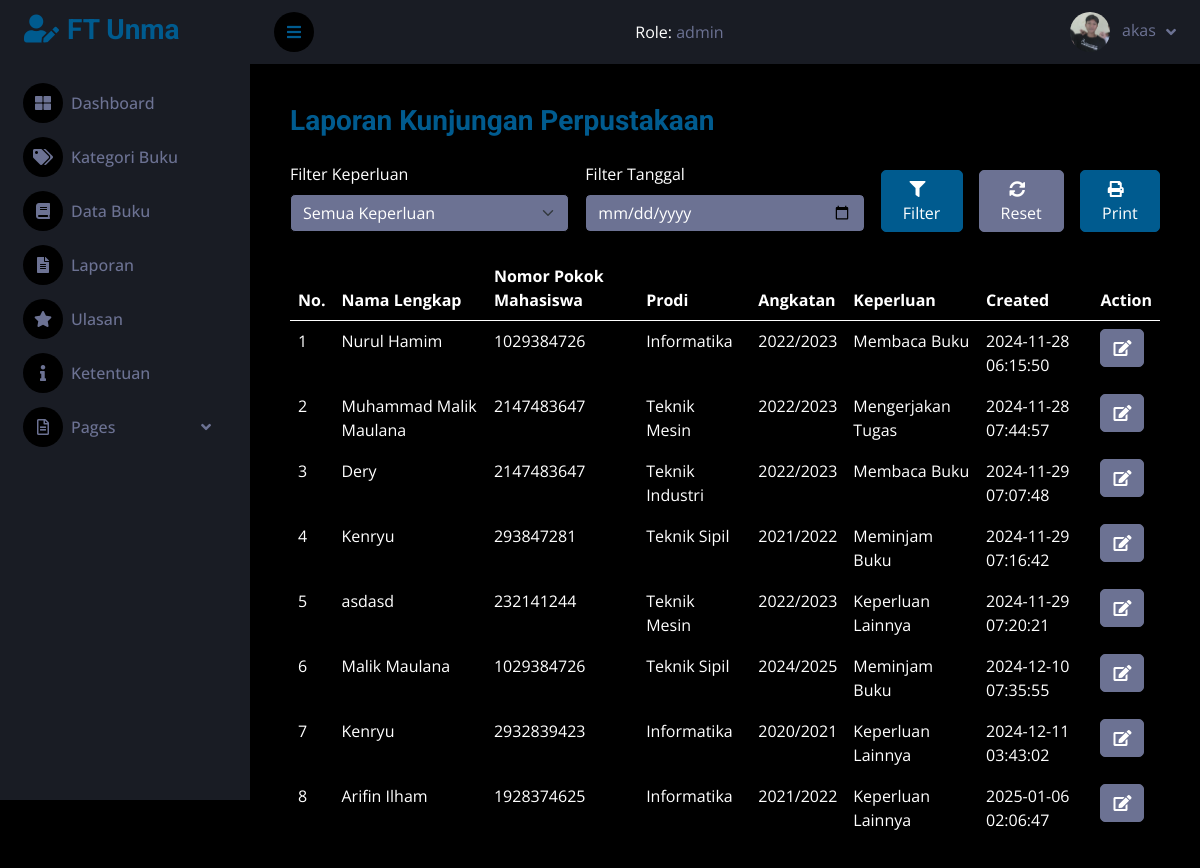
/dashboard/daftar_kunjungan.php (signed in), run on the app's committed database.
### tables this page shows
CREATE TABLE `user` (
  `UserID` int(11) NOT NULL,
  `Username` varchar(255) NOT NULL,
  `Password` varchar(255) NOT NULL,
  `NPM` int(11) NOT NULL,
  `Email` varchar(255) NOT NULL,
  `NamaLengkap` varchar(255) NOT NULL,
  `Alamat` text NOT NULL,
  `Role` enum('user','petugas','admin') DEFAULT 'user',
  `status` enum('unactive','active') DEFAULT 'unactive',
  `Gambar` varchar(255) DEFAULT NULL,
  `created_at` datetime NOT NULL DEFAULT current_timestamp()
);

CREATE TABLE `daftar_hadir` (
  `id` int(11) NOT NULL,
  `NPM` varchar(11) NOT NULL,
  `NamaLengkap` varchar(255) NOT NULL,
  `Prodi` enum('Informatika','Teknik Sipil','Teknik Mesin','Teknik Industri') NOT NULL,
  `Angkatan` enum('2020/2021','2021/2022','2022/2023','2023/2024','2024/2025') NOT NULL,
  `Keperluan` enum('Membaca Buku','Meminjam Buku','Mengerjakan Tugas','Keperluan Lainnya') NOT NULL,
  `TimeStamp` timestamp NOT NULL DEFAULT current_timestamp()
);

### dashboard/get_gambar.php (called while the page is built)
<?php
if (isset($_SESSION['username'])) {
    $username = $_SESSION['username'];
    $sql = mysqli_query($conn, "SELECT * FROM user WHERE Username='$username'");
    $data = mysqli_fetch_array($sql);
}
?>

### dashboard/daftar_kunjungan.php (the view, shortened to what this page needs)
<?php
include "../koneksi.php";
include "get_gambar.php";
$filter_keperluan = isset($_POST['filter_keperluan']) ? $_POST['filter_keperluan'] : '';
$filter_tanggal = isset($_POST['filter_tanggal']) ? $_POST['filter_tanggal'] : '';
$query = "SELECT * FROM daftar_hadir WHERE 1";
$sql = mysqli_query($conn, $query);
$count = mysqli_num_rows($sql);
?>
<!DOCTYPE html>
<html lang="en">
<head>
    <link href="https://cdnjs.cloudflare.com/ajax/libs/font-awesome/5.10.0/css/all.min.css" rel="stylesheet">
    <link href="https://cdn.jsdelivr.net/npm/bootstrap-icons@1.4.1/font/bootstrap-icons.css" rel="stylesheet">
    <link href="lib/owlcarousel/assets/owl.carousel.min.css" rel="stylesheet">
    <link href="lib/tempusdominus/css/tempusdominus-bootstrap-4.min.css" rel="stylesheet" />
    <link href="css/bootstrap.min.css?version=1.2" rel="stylesheet">
    <link href="css/style.css?version=1.1" rel="stylesheet">
</head>
<body>
    <div class="container-fluid position-relative d-flex p-0">
        <?php require "sidebar.php"; ?>
        <div class="content">
            <?php require "navbar.php"; ?>
            <div class="container-fluid pt-4 px-4 text-white">
                <div class="card-body">
                    <h3 class="text-primary mb-4">Laporan Kunjungan Perpustakaan</h3>
                    <form action="" method="POST" class="row g-3 mb-4">
                        <div class="col-md-4">
                            <label for="filter_keperluan" class="form-label">Filter Keperluan</label>
                            <select name="filter_keperluan" id="filter_keperluan" class="form-select text-white bg-light">
                                <option value="">Semua Keperluan</option>
                            </select>
                        </div>
                        <div class="col-md-4">
                            <label for="filter_tanggal" class="form-label">Filter Tanggal</label>
                            <input type="date" name="filter_tanggal" id="filter_tanggal" class="form-control text-white bg-light" value="<?= $filter_tanggal ?>">
                        </div>
                        <div class="col-md-4 d-flex align-items-end">
                            <button type="submit" class="btn btn-primary me-3"><i class="fas fa-filter me-2"></i>Filter</button>
                            <a href="daftar_kunjungan.php" class="btn btn-light me-3"><i class="fas fa-sync-alt me-2"></i>Reset</a>
                            <a href="cetak_kunjungan.php?filter_keperluan=<?= $filter_keperluan ?>&filter_tanggal=<?= $filter_tanggal ?>" class="btn btn-primary">
                                <i class="fas fa-print me-2"></i>Print
                            </a>
                        </div>
                    </form>
                    <div class="table-responsive">
                        <table class="table table-striped table-hover text-white">
                            <thead>
                                <tr>
                                    <th>No.</th>
                                    <th>Nama Lengkap</th>
                                    <th>Nomor Pokok Mahasiswa</th>
                                    <th>Prodi</th>
                                    <th>Angkatan</th>
                                    <th>Keperluan</th>
                                    <th>Created</th>
                                    <th>Action</th>
                                </tr>
                            </thead>
                            <tbody>
                                <?php
                                if ($count == 0) {
                                ?>
                                    <tr>
                                        <td colspan="8" class="text-center">Tidak ada data kunjungan!</td>
                                    </tr>
                                    <?php
                                } else {
                                    $jumlah = 1;
                                    while ($data = $sql->fetch_assoc()) {
                                    ?>
                                        <tr class="text-white">
                                            <td><?= $jumlah; ?></td>
                                            <td><?= $data['NamaLengkap']; ?></td>
                                            <td><?= $data['NPM']; ?></td>
                                            <td><?= $data['Prodi']; ?></td>
                                            <td><?= $data['Angkatan']; ?></td>
                                            <td><?= $data['Keperluan']; ?></td>
                                            <td><?= $data['TimeStamp']; ?></td>
                                            <td>
                                                <a href="daftar_detail.php?id=<?= $data['id']; ?>" class="btn btn-light"><i class="fas fa-edit"></i></a>
                                            </td>
                                        </tr>
                                <?php
                                        $jumlah++;
                                    }
                                }
                                ?>
                            </tbody>
                        </table>
                    </div>
                </div>
            </div>
        </div>
    </div>
</body>
</html>

### dashboard/navbar.php (shortened to what this page needs)
<nav class="navbar navbar-expand bg-secondary navbar-dark sticky-top px-4 py-0">
    <a href="#" class="sidebar-toggler flex-shrink-0">
        <i class="fa fa-bars"></i>
    </a>
    <div class="nav-item ms-auto">
        <span style="color: white;">Role: </span>
        <span><?php echo $_SESSION['user']['role'] ?></span>
    </div>
    <div class="navbar-nav align-items-center ms-auto">
        <div class="nav-item dropdown">
            <a href="#" class="nav-link dropdown-toggle" data-bs-toggle="dropdown">
                <?php if (isset($data['Gambar'])): ?>
                    <img class="rounded-circle me-lg-2" src="img/<?php echo htmlspecialchars($data['Gambar']); ?>" alt="" style="width: 40px; height: 40px;">
                <?php else: ?>
                    <img class="rounded-circle me-lg-2" src="img/default.jpg" alt="" style="width: 40px; height: 40px;">
                <?php endif; ?>
                <span class="d-none d-lg-inline-flex"><?php echo htmlspecialchars($_SESSION['username']); ?></span>
            </a>
        </div>
    </div>
</nav>

### dashboard/css/style.css (style rules this page uses)
:root { --primary: #005b8f; --secondary: #191C24; --light: #6C7293; --dark: #000000; }
.btn { transition: .5s; }
.content { margin-left: 250px; min-height: 100vh; background: var(--dark); transition: 0.5s; }
@media (min-width: 992px) { .content { width: calc(100% - 250px); } }
.content .navbar .navbar-nav .nav-link { margin-left: 25px; padding: 12px 0; color: var(--light); outline: none; }
.content .navbar .sidebar-toggler, .content .navbar .navbar-nav .nav-link i { width: 40px; height: 40px; display: inline-flex; align-items: center; justify-content: center; background: var(--dark); border-radius: 40px; }
.content .navbar .dropdown-toggle::after { margin-left: 6px; vertical-align: middle; border: none; content: "\f107"; font-family: "Font Awesome 5 Free"; font-weight: 900; transition: .5s; }

### data on the page
user: Gambar (picture)
daftar_hadir: NamaLengkap "Nurul Hamim", NPM "1029384726", Prodi "Informatika", Angkatan "2022/2023", Keperluan "Membaca Buku", TimeStamp "2024-11-28 06:15:50"
daftar_hadir: NamaLengkap "Muhammad Malik Maulana", NPM "2147483647", Prodi "Teknik Mesin", Angkatan "2022/2023", Keperluan "Mengerjakan Tugas", TimeStamp "2024-11-28 07:44:57"
daftar_hadir: NamaLengkap "Dery", NPM "2147483647", Prodi "Teknik Industri", Angkatan "2022/2023", Keperluan "Membaca Buku", TimeStamp "2024-11-29 07:07:48"
daftar_hadir: NamaLengkap "Kenryu", NPM "293847281", Prodi "Teknik Sipil", Angkatan "2021/2022", Keperluan "Meminjam Buku", TimeStamp "2024-11-29 07:16:42"
daftar_hadir: NamaLengkap "asdasd", NPM "232141244", Prodi "Teknik Mesin", Angkatan "2022/2023", Keperluan "Keperluan Lainnya", TimeStamp "2024-11-29 07:20:21"
daftar_hadir: NamaLengkap "Malik Maulana", NPM "1029384726", Prodi "Teknik Sipil", Angkatan "2024/2025", Keperluan "Meminjam Buku", TimeStamp "2024-12-10 07:35:55"
daftar_hadir: NamaLengkap "Kenryu", NPM "2932839423", Prodi "Informatika", Angkatan "2020/2021", Keperluan "Keperluan Lainnya", TimeStamp "2024-12-11 03:43:02"
daftar_hadir: NamaLengkap "Arifin Ilham", NPM "1928374625", Prodi "Informatika", Angkatan "2021/2022", Keperluan "Keperluan Lainnya", TimeStamp "2025-01-06 02:06:47"

### other printed values
$_SESSION['user']['role'] "admin"
$_SESSION['username'] "akas"
